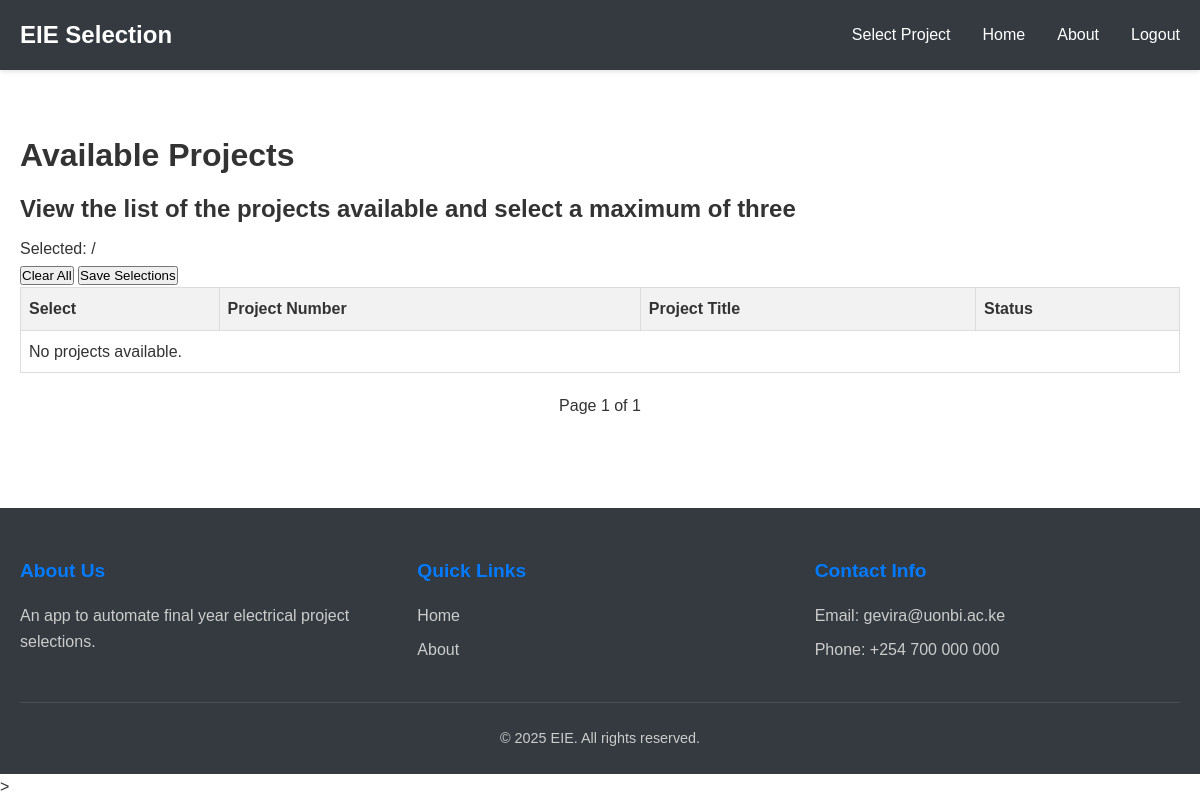
Before: /projects/ (signed in) with the older database file.
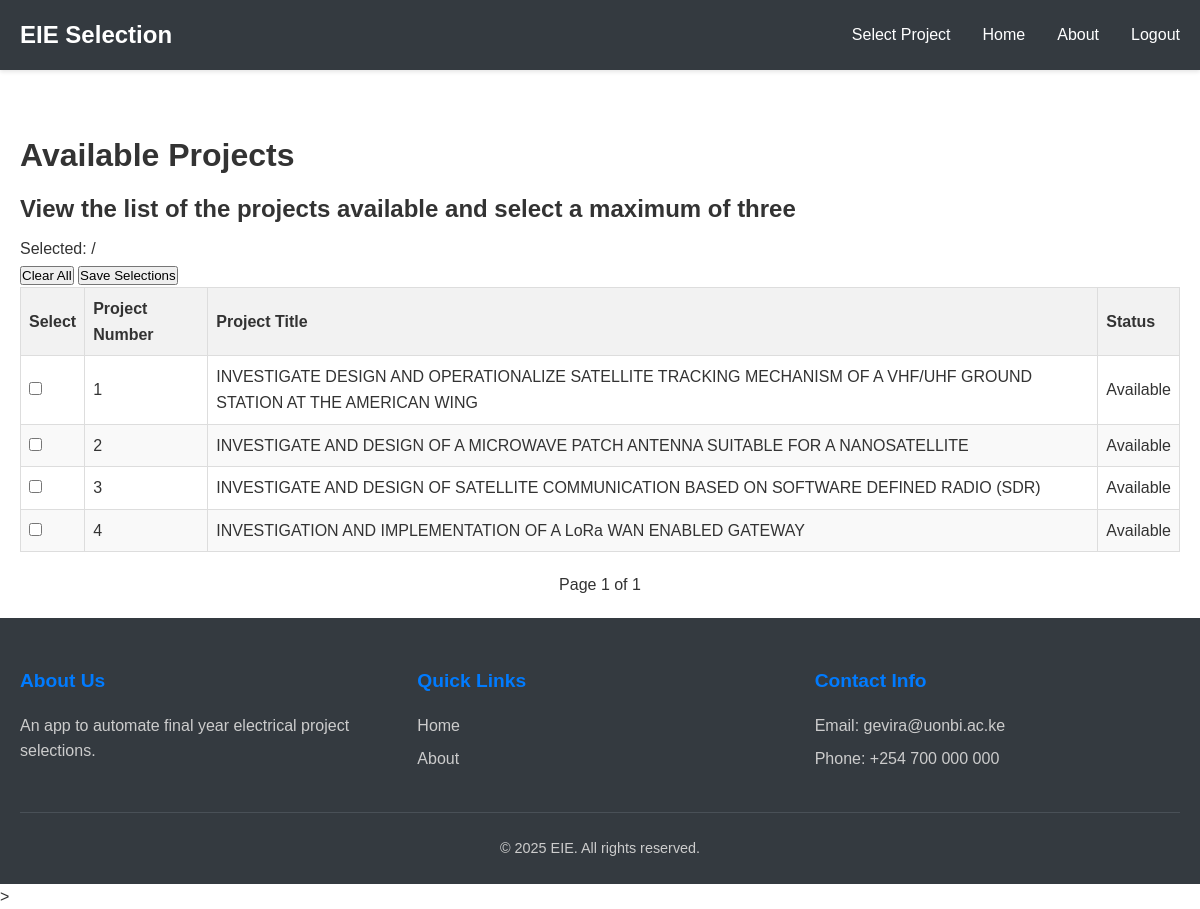
After: the same page with the newer database file.
### base/models.py (models this page shows, shortened)
class Project(models.Model):
    project_title = models.CharField(max_length=255, default='')
    project_number = models.TextField(blank=True, null=True)

### base/views.py (the view, shortened to what this page needs)
# urls.py: path('projects/', views.project_list, name='project_list'),
@login_required
def project_list(request):
    if request.method == 'POST':
        return handle_project_selection(request)
    list_of_projects = Project.objects.all()
    paginator = Paginator(list_of_projects, 10)
    page_number = request.GET.get('page')
    page_obj = paginator.get_page(page_number)
    return render(request, 'base/project_list.html', {'page_obj': page_obj})

### base/templates/base/project_list.html (shortened to what this page needs)
{%  extends "base/base.html" %}
{% block content %}
<div class="project-list-container">
    <h1>Available Projects</h1>
    <h2>View the list of the projects available and select a maximum of three</h2>
    <div class="selection-status">
        <div class="selection-counter">
            <span class="counter-text">Selected: </span>
            <span class="counter-max">/{{ max_selections }}</span>
        </div>
        <div class="selection-actions">
            <button type="button" class="btn-clear" onclick="clearAllSelections()">Clear All</button>
            <button type="submit" form="selection-form" class="btn-save">Save Selections</button>
        </div>
    </div>
    <form method="post" id="selection-form">
        <table class="project-table">
            <thead>
                <tr>
                    <th class="select-column">Select</th>
                    <th>Project Number</th>
                    <th>Project Title</th>
                    <th class="status-column">Status</th>
                </tr>
            </thead>
            <tbody>
                {% for project in page_obj %}
                <tr class="project-row {% if project.id in user_selections %}selected{% endif %}">
                    <td class="select-column">
                        <div class="checkbox-container">
                            <input type="checkbox"
                                   name="selected_projects"
                                   value="{{ project.id }}"
                                   id="project-{{ project.id }}"
                                   class="project-checkbox">
                        </div>
                    </td>
                    <td class="project-number">{{ project.project_number }}</td>
                    <td class="project-title">{{ project.project_title }}</td>
                    <td class="status-column">
                        <span class="status-badge {% if project.id in user_selections %}status-selected{% else %}status-available{% endif %}">
                            {% if project.id in user_selections %}Selected{% else %}Available{% endif %}
                        </span>
                    </td>
                </tr>
                {% empty %}
                <tr>
                    <td colspan="4" class="no-projects">No projects available.</td>
                </tr>
                {% endfor %}
            </tbody>
        </table>
    </form>
    <div class="pagination">
        <span class="page-info">
            Page {{ page_obj.number }} of {{ page_obj.paginator.num_pages }}
        </span>
    </div>
</div>
{% endblock %}

### base/templates/base/base.html (shortened to what this page needs)
<!DOCTYPE html>
{% load static %}
<html lang="en">
<head>
    <link rel="stylesheet" href="{% static 'base.css' %}">
    <link rel="stylesheet" href="{% static 'navbar.css' %}">
    <link rel="stylesheet" href="{% static 'footer.css' %}">
    <link rel="stylesheet" href="{% static 'register.css' %}">
    <link rel="stylesheet" href="{% static 'home.css' %}">
    <link rel="stylesheet" href="{% static 'select_projects.css' %}">
    <link rel="stylesheet" href="{% static 'login.css' %}">
</head>
<body>
    <nav class="navbar">
        <div class="nav-container">
            <div class="nav-logo">
                <a href="{% url 'home' %}">EIE Selection</a>
            </div>
            <ul class="nav-menu">
                {% if user.is_authenticated %}
                <li class="nav-item">
                    <a href="{% url 'project_list' %}" class="nav-link">Select Project</a>
                </li>
                <li class="nav-item">
                    <a href="{% url 'home' %}" class="nav-link">Home</a>
                </li>
                <li class="nav-item">
                    <a href="#" class="nav-link">About</a>
                </li>
                <li class="nav-item">
                    <a href="{% url "logout" %}" class="nav-link">Logout</a>
                </li>
                {% endif %}
            </ul>
        </div>
    </nav>
    <main class="main-content">
        {% block content %}{% endblock %}
    </main>
    <footer class="footer">
        <div class="footer-container">
            <div class="footer-content">
                <div class="footer-section">
                    <h3>About Us</h3>
                    <p>An app to automate final year electrical project selections.</p>
                </div>
                <div class="footer-section">
                    <h3>Quick Links</h3>
                    <ul>
                        <li><a href="#">Home</a></li>
                        <li><a href="#">About</a></li>
                    </ul>
                </div>
                <div class="footer-section">
                    <h3>Contact Info</h3>
                    <p>Email: gevira@uonbi.ac.ke</p>
                    <p>Phone: +254 700 000 000</p>
                </div>
            </div>
            <div class="footer-bottom">
                <p>&copy; {% now "Y" %} EIE. All rights reserved.</p>
            </div>
        </div>
    </footer>
>
</body>
</html>

### base/static/base.css (style rules this page uses)
* { margin: 0; padding: 0; box-sizing: border-box; }
body { font-family: 'Arial', sans-serif; line-height: 1.6; color: #333; background-color: #fff; min-height: 100vh; display: flex; flex-direction: column; justify-content: center; }
.main-content { flex: 1; padding: 20px; max-width: 1200px; margin: 0 auto; width: 100%; }
h1, h2, h3, h4, h5, h6 { margin-bottom: 0.5rem; font-weight: 600; }
p { margin-bottom: 1rem; }
a { color: #007bff; text-decoration: none; }

### base/static/navbar.css (style rules this page uses)
.navbar { background-color: #343a40; padding: 1rem 0; position: sticky; top: 0; z-index: 1000; box-shadow: 0 2px 4px rgba(0,0,0,0.1); }
.nav-container { max-width: 1200px; margin: 0 auto; padding: 0 20px; display: flex; justify-content: space-between; align-items: center; }
.nav-logo a { color: #fff; font-size: 1.5rem; font-weight: bold; text-decoration: none; }
.nav-menu { display: flex; list-style: none; margin: 0; padding: 0; }
.nav-item { margin-left: 2rem; }
.nav-link { color: #fff; text-decoration: none; font-weight: 500; transition: color 0.3s ease; }

### base/static/footer.css (style rules this page uses)
.footer { background-color: #343a40; color: #fff; margin-top: auto; }
.footer-container { max-width: 1200px; margin: 0 auto; padding: 0 20px; }
.footer-content { display: grid; grid-template-columns: repeat(auto-fit, minmax(250px, 1fr)); gap: 2rem; padding: 3rem 0 2rem; }
.footer-section h3 { margin-bottom: 1rem; color: #007bff; font-size: 1.2rem; }
.footer-section p { margin-bottom: 0.5rem; color: #ccc; }
.footer-section ul { list-style: none; padding: 0; }
.footer-section ul li { margin-bottom: 0.5rem; }
.footer-section ul li a { color: #ccc; text-decoration: none; transition: color 0.3s ease; }
.footer-bottom { border-top: 1px solid #495057; padding: 1.5rem 0; text-align: center; }
.footer-bottom p { margin: 0; color: #ccc; font-size: 0.9rem; }

### base/static/home.css (style rules this page uses)
table { width: 100%; border-collapse: collapse; }
th, td { border: 1px solid #ddd; padding: 8px; text-align: left; }
th { background-color: #f2f2f2; }
tr:nth-child(even) { background-color: #f9f9f9; }
.pagination { margin-top: 20px; display: flex; justify-content: center; }

Changed rows visible on the page:
added Project: project_number "1", project_title "INVESTIGATE DESIGN AND OPERATIONALIZE SATELLITE TRACKING MECHANISM OF A VHF/UHF GROUND STATION AT THE AMERICAN WING", shows "Available"
added Project: project_number "2", project_title "INVESTIGATE AND DESIGN OF A MICROWAVE PATCH ANTENNA SUITABLE FOR A NANOSATELLITE", shows "Available"
added Project: project_number "3", project_title "INVESTIGATE AND DESIGN OF SATELLITE COMMUNICATION BASED ON SOFTWARE DEFINED RADIO (SDR)", shows "Available"
added Project: project_number "4", project_title "INVESTIGATION AND IMPLEMENTATION OF A LoRa WAN ENABLED GATEWAY", shows "Available"
Other visible differences:
text no longer shown: "No projects available."
